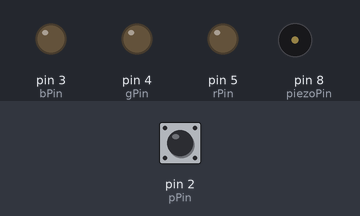
This sketch was run on a simulated Arduino Uno, built with avr-gcc and run on an emulated ATmega328P. Parts: output pins drawn as LEDs (lit = HIGH), buzzer (waves = sounding). The test bench sets the inputs (shaded band); at power-on: pin 2 (pPin) LOW.

Above: at 1.2 s.
1.3 s: pin 2 (pPin) pulsed HIGH 5 times (0.12 s each, 0.3 s apart)
At 1.57 s:
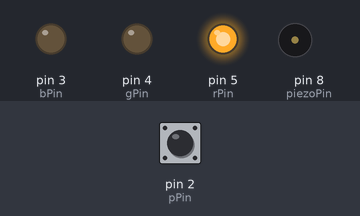
4.3 s: pin 2 (pPin) driven HIGH
At 4.3 s:
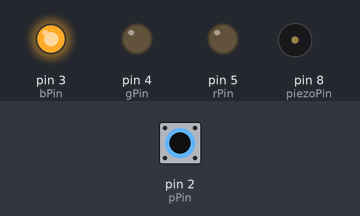
5.8 s: pin 2 (pPin) driven LOW
At 7.0 s:
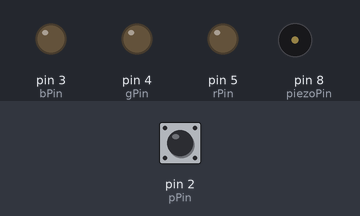
Timing chart, 0 to 8.8 s (numbered marks = the images above; inputs shaded):
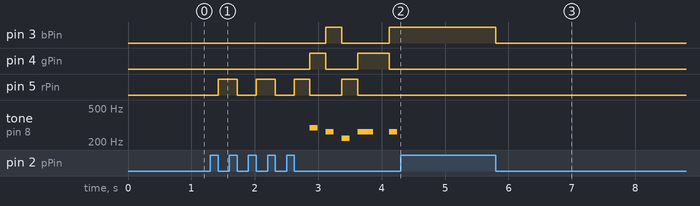

Measured:
- after the input at 1.3 s, pin 3 (bPin): LOW → HIGH after 1.8 s, → LOW 0.25 s later, → HIGH 0.75 s later; pin 4 (gPin): LOW → HIGH after 1.6 s, → LOW 0.25 s later, → HIGH 0.50 s later, → LOW 0.50 s later
- after the input at 4.3 s, pin 3 (bPin): stays HIGH (without the input it goes to LOW after 0.07 s); pin 4 (gPin): stays LOW (without the input it goes to HIGH after 0.32 s); pin 5 (rPin): stops changing and stays LOW; tone on pin 8 (piezoPin): stops changing and stays silent
- after the input at 5.8 s, pin 3 (bPin): HIGH → LOW at once

The sketch:

buzzer_porceleain.ino
```cpp
//////主程式
#include "music.h"

const int piezoPin = 8; //piezo
const int rPin = 5;  //red LED
const int gPin = 4;  //green LED
const int bPin = 3;  //yellow LED
const int pPin = 2;  //pushbutton

int ledState = 0;
int ledOn = false;

// notes
int melody[] = {
  NOTE_, NOTE_D4, NOTE_C4, NOTE_A3, NOTE_C4, NOTE_C4, NOTE_A3, NOTE_C4, NOTE_C4, NOTE_A3, NOTE_C4, NOTE_A3, NOTE_G3, NOTE_,
  NOTE_, NOTE_D4, NOTE_C4, NOTE_A3, NOTE_C4, NOTE_C4, NOTE_A3, NOTE_C4, NOTE_C4, NOTE_E4, NOTE_D4, NOTE_C4, NOTE_C4, NOTE_,

  NOTE_, NOTE_G3, NOTE_A3, NOTE_E4, NOTE_E4, NOTE_E4, NOTE_D4, NOTE_E4, NOTE_E4, NOTE_D4, NOTE_E4, NOTE_G4, NOTE_E4, NOTE_E4, NOTE_,
  NOTE_, NOTE_E4, NOTE_E4, NOTE_E4, NOTE_D4, NOTE_D4, NOTE_D4, NOTE_D4, NOTE_D4, NOTE_C4, NOTE_E4, NOTE_E4, NOTE_D4, NOTE_,

  NOTE_, NOTE_D4, NOTE_C4, NOTE_A3, NOTE_C4, NOTE_C4, NOTE_A3, NOTE_C4, NOTE_C4, NOTE_A3, NOTE_C4, NOTE_A3, NOTE_G3, NOTE_,
  NOTE_, NOTE_G3, NOTE_A3, NOTE_E4, NOTE_G4, NOTE_G4, NOTE_E4, NOTE_G4, NOTE_G4, NOTE_E4, NOTE_D4, NOTE_C4, NOTE_C4, NOTE_,

  NOTE_, NOTE_D4, NOTE_C4, NOTE_D4, NOTE_E4, NOTE_D4, NOTE_D4, NOTE_C4, NOTE_D4,
  NOTE_C4, NOTE_A3, NOTE_D4, NOTE_C4, NOTE_C4, NOTE_A3, NOTE_C4, NOTE_C4, NOTE_C4, NOTE_,
  //
  NOTE_, NOTE_G4, NOTE_G4, NOTE_E4, NOTE_D4, NOTE_E4, NOTE_A3, NOTE_D4, NOTE_E4, NOTE_G4, NOTE_E4, NOTE_D4, NOTE_,
  NOTE_, NOTE_G4, NOTE_G4, NOTE_E4, NOTE_D4, NOTE_E4, NOTE_G3, NOTE_D4, NOTE_E4, NOTE_G4, NOTE_D4, NOTE_C4, NOTE_,

  NOTE_, NOTE_C4, NOTE_D4, NOTE_E4, NOTE_G4, NOTE_A4, NOTE_G4, NOTE_F4, NOTE_G4, NOTE_E4, NOTE_E4, NOTE_D4, NOTE_D4, NOTE_,
  NOTE_, NOTE_C4, NOTE_D4, NOTE_C4, NOTE_C4, NOTE_D4, NOTE_C4, NOTE_D4, NOTE_D4, NOTE_E4, NOTE_G4, NOTE_E4, NOTE_E4, NOTE_,

  NOTE_, NOTE_G4, NOTE_G4, NOTE_E4, NOTE_D4, NOTE_E4, NOTE_A3, NOTE_D4, NOTE_E4, NOTE_G4, NOTE_E4, NOTE_D4, NOTE_,
  NOTE_, NOTE_G4, NOTE_G4, NOTE_E4, NOTE_D4, NOTE_E4, NOTE_G3, NOTE_D4, NOTE_E4, NOTE_G4, NOTE_D4, NOTE_C4, NOTE_,

  NOTE_, NOTE_C4, NOTE_D4, NOTE_E4, NOTE_G4, NOTE_A4, NOTE_G4, NOTE_F4, NOTE_G4, NOTE_E4, NOTE_E4, NOTE_D4, NOTE_D4,
  NOTE_G3, NOTE_E4, NOTE_D4, NOTE_D4, NOTE_D4, NOTE_C4, NOTE_,
};

int noteDurations[] = {
  16, 16, 16, 16, 8, 16, 16, 8, 16, 16, 16, 16, 8, 8,
  16, 16, 16, 16, 8, 16, 16, 8, 16, 16, 16, 16, 8, 8,

  16, 16, 16, 16, 8, 16, 16, 8, 16, 16, 16, 16, 16, 16, 8,
  16, 16, 16, 16, 16, 16, 16, 16, 8, 16, 16, 16, 8, 8,

  16, 16, 16, 16, 8, 16, 16, 8, 16, 16, 16, 16, 8, 8,
  16, 16, 16, 16, 8, 16, 16, 8, 16, 16, 16, 16, 8, 8,

  16, 16, 16, 16, 16, 16, 16, 16, 8,
  16, 16, 16, 16, 16, 16, 8, 16, 4, 8,
  //
  16, 16, 16, 16, 16, 16, 8, 16, 16, 16, 16, 4, 8,
  16, 16, 16, 16, 16, 16, 8, 16, 16, 16, 16, 4, 8,

  16, 16, 16, 16, 16, 16, 16, 16, 16, 16, 16, 16, 4, 8,
  16, 16, 16, 16, 16, 16, 16, 16, 16, 8, 16, 16, 8, 8,

  16, 16, 16, 16, 16, 16, 8, 16, 16, 16, 16, 4, 8,
  16, 16, 16, 16, 16, 16, 8, 16, 16, 16, 16, 4, 8,

  16, 16, 16, 16, 16, 16, 16, 16, 16, 16, 16, 16, 4,
  16, 8, 16, 16, 16, 4, 8,
};

// calculates the number of elements in the melody array.
int musicLength=sizeof(melody)/sizeof('NOTE_F5');

void setup() {
  pinMode(pPin, INPUT);
  pinMode(rPin, OUTPUT);
  pinMode(gPin, OUTPUT);
  pinMode(bPin, OUTPUT);
}

void loop() {
  int pPinState=digitalRead(pPin);
  if(pPinState==HIGH) {
    ledState = 1;
  }
  if (pPinState==LOW and ledState ==1) {
    ledState = 2;
    ledOn = not ledOn;
  }
  if (ledOn && pPinState!=HIGH) {
    for (int thisNote = 0; thisNote < musicLength; thisNote++) {
      // blink the three LEDs in sequence
      if (thisNote%3==0){
        digitalWrite(rPin, HIGH);
        digitalWrite(gPin, LOW);
        digitalWrite(bPin, LOW);
      }
      else if (thisNote%3==1){
        digitalWrite(rPin, LOW);
        digitalWrite(gPin, HIGH);
        digitalWrite(bPin, LOW);
      }
      else if (thisNote%3==2){
        digitalWrite(rPin, LOW);
        digitalWrite(gPin, LOW);
        digitalWrite(bPin, HIGH);
      }

      // calculate the note duration. change tempo by changing 2000 to other values
      int noteDuration = 2000/noteDurations[thisNote];
      tone(piezoPin, melody[thisNote],noteDuration);

      // to distinguish the notes, set a minimum time between them.
      // the note's duration + 30% seems to work well
      float pauseBetweenNotes = noteDuration * 2;

      //split the delay into two parts and check to see
      //whether the pushbutton is pressed to turn off
      //the sound and light
      delay(pauseBetweenNotes/2);
      if(digitalRead(pPin)==HIGH) {
        break;
      }
      delay(pauseBetweenNotes/2);
      if(digitalRead(pPin)==HIGH) {
        break;
      }
    }
  }
  else if (not ledOn) {
    digitalWrite(rPin, LOW);
    digitalWrite(gPin, LOW);
    digitalWrite(bPin, LOW);
  }
}
```

music.h
```cpp
#define NOTE_B0  31
#define NOTE_C1  33
#define NOTE_CS1 35
#define NOTE_D1  37
#define NOTE_DS1 39
#define NOTE_E1  41
#define NOTE_F1  44
#define NOTE_FS1 46
#define NOTE_G1  49
#define NOTE_GS1 52
#define NOTE_A1  55
#define NOTE_AS1 58
#define NOTE_B1  62
#define NOTE_C2  65
#define NOTE_CS2 69
#define NOTE_D2  73
#define NOTE_DS2 78
#define NOTE_E2  82
#define NOTE_F2  87
#define NOTE_FS2 93
#define NOTE_G2  98
#define NOTE_GS2 104
#define NOTE_A2  110
#define NOTE_AS2 117
#define NOTE_B2  123
#define NOTE_C3  131
#define NOTE_CS3 139
#define NOTE_D3  147
#define NOTE_DS3 156
#define NOTE_E3  165
#define NOTE_F3  175
#define NOTE_FS3 185
#define NOTE_G3  196
#define NOTE_GS3 208
#define NOTE_A3  220
#define NOTE_AS3 233
#define NOTE_B3  247
#define NOTE_C4  262
#define NOTE_CS4 277
#define NOTE_D4  294
#define NOTE_DS4 311
#define NOTE_E4  330
#define NOTE_F4  349
#define NOTE_FS4 370
#define NOTE_G4  392
#define NOTE_GS4 415
#define NOTE_A4  440
#define NOTE_AS4 466
#define NOTE_B4  494
#define NOTE_C5  523
#define NOTE_CS5 554
#define NOTE_D5  587
#define NOTE_DS5 622
#define NOTE_E5  659
#define NOTE_F5  698
#define NOTE_FS5 740
#define NOTE_G5  784
#define NOTE_GS5 831
#define NOTE_A5  880
#define NOTE_AS5 932
#define NOTE_B5  988
#define NOTE_C6  1047
#define NOTE_CS6 1109
#define NOTE_D6  1175
#define NOTE_DS6 1245
#define NOTE_E6  1319
#define NOTE_F6  1397
#define NOTE_FS6 1480
#define NOTE_G6  1568
#define NOTE_GS6 1661
#define NOTE_A6  1760
#define NOTE_AS6 1865
#define NOTE_B6  1976
#define NOTE_C7  2093
#define NOTE_CS7 2217
#define NOTE_D7  2349
#define NOTE_DS7 2489
#define NOTE_E7  2637
#define NOTE_F7  2794
#define NOTE_FS7 2960
#define NOTE_G7  3136
#define NOTE_GS7 3322
#define NOTE_A7  3520
#define NOTE_AS7 3729
#define NOTE_B7  3951
#define NOTE_C8  4186
#define NOTE_CS8 4435
#define NOTE_D8  4699
#define NOTE_DS8 4978
#define NOTE_ 0
```
